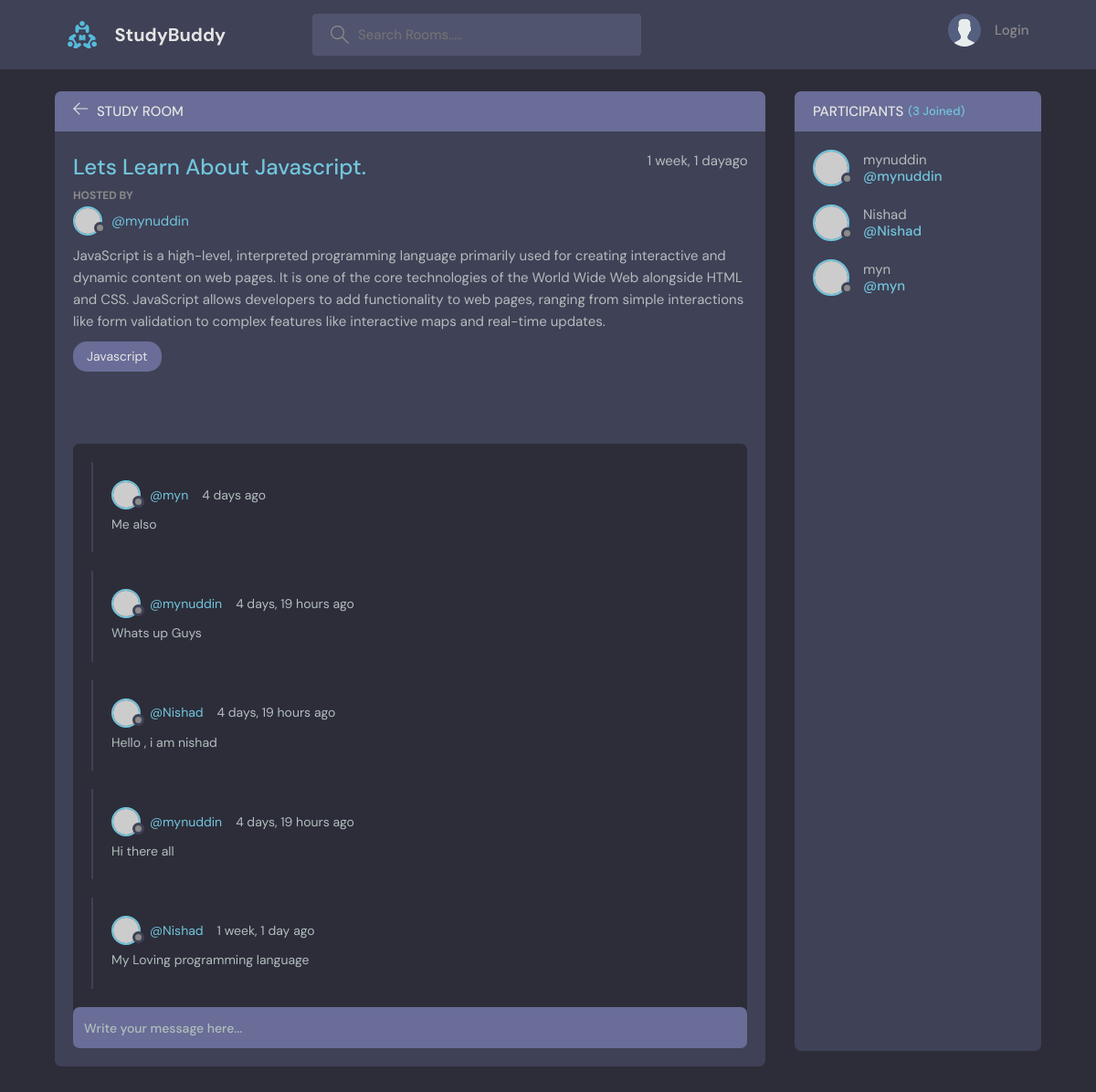
The app's page /rooms/2/ with its own data.
### Base/models.py (models this page shows, shortened)
class Room(models.Model):
    host = models.ForeignKey(User , on_delete=models.SET_NULL , null=True)
    topic = models.ForeignKey(Topic , on_delete=models.SET_NULL , null=True )
    name = models.CharField(max_length=200)
    description = models.TextField(null=True, blank=True)
    participants = models.ManyToManyField(User , related_name='participants' , blank=True)
    updated = models.DateTimeField(auto_now=True)
    created = models.DateTimeField(auto_now_add=True)
    class Meta:
        ordering = ['-updated' , '-created']

class Topic(models.Model):
    name = models.CharField(max_length=200)
    def __str__(self):
        return self.name

class Message(models.Model):
    user = models.ForeignKey(User , on_delete=models.CASCADE) # Casecade means if the user is deleted then the message will also be deleted from
    body_value = models.TextField()
    room = models.ForeignKey(Room , on_delete=models.CASCADE)
    updated = models.DateTimeField(auto_now=True)
    created = models.DateTimeField(auto_now_add=True)
    class Meta:
            ordering = ['-updated' , '-created']

### Base/views.py (the view, shortened to what this page needs)
# urls.py: path('rooms/<str:pk>/', views.rooms, name='rooms'),
def rooms(request , pk):
    ROOM = Room.objects.get(id=pk)
    Room_Messages = ROOM.message_set.all() # Many to one
    participants = ROOM.participants.all() # Many to Many
    context = {'ROOM': ROOM , 'Room_Messages': Room_Messages , 'participants': participants}
    return render(request, 'Base/rooms.html' , context)

### Base/Templates/Base/rooms.html (shortened to what this page needs)
{% extends 'main.html' %} {% block content %} {% load static %}
<main class="profile-page layout layout--2">
	<div class="container">
		<div class="room">
			<div class="room__top">
				<div class="room__topLeft">
					<a href="{{ request.META.HTTP_REFERER }}">
						<svg
							version="1.1"
							xmlns="http://www.w3.org/2000/svg"
							width="32"
							height="32"
							viewBox="0 0 32 32"
						>
							<title>arrow-left</title>
							<path
								d="M13.723 2.286l-13.723 13.714 13.719 13.714 1.616-1.611-10.96-10.96h27.625v-2.286h-27.625l10.965-10.965-1.616-1.607z"
							></path>
						</svg>
					</a>
					<h3>Study Room</h3>
				</div>
			</div>
			<div class="room__box scroll">
				<div class="room__header scroll">
					<div class="room__info">
						<h3>{{ROOM.name}}</h3>
						<span>{{ROOM.created|timesince}}ago</span>
					</div>
					<div class="room__hosted">
						<p>Hosted By</p>
						<a href="{% url 'profile' ROOM.host.id %}" class="room__author">
							<div class="avatar avatar--small">
								<img src="https://randomuser.me/api/portraits/men/37.jpg" />
							</div>
							<span>@{{ROOM.host.username}}</span>
						</a>
					</div>
					<div class="room__details">
						{{ROOM.description}}
					</div>
					<span class="room__topics">{{ROOM.topic}}</span>
				</div>
				<div class="room__conversation">
					<div class="threads scroll">
						{% for message in Room_Messages %}
						<div class="thread">
							<div class="thread__top">
								<div class="thread__author">
									<a href="{% url 'profile' message.user.id %}" class="thread__authorInfo">
										<div class="avatar avatar--small">
											<img
												src="https://randomuser.me/api/portraits/men/37.jpg"
											/>
										</div>
										<span>@{{message.user.username}}</span>
									</a>
									<span class="thread__date">{{message.created|timesince}} ago</span>
								</div>
							</div>
							<div class="thread__details">
								{{message.body_value}}
							</div>
						</div>
						{% endfor %}
					</div>
				</div>
			</div>
			<div class="room__message">
				<form action="#">
					<input name="" placeholder="Write your message here..." />
				</form>
			</div>
		</div>
		<div class="participants">
			<h3 class="participants__top">
				Participants <span>({{participants.count}} Joined)</span>
			</h3>
			<div class="participants__list scroll">
				{% for user in participants %}
				<a href="{% url 'profile' user.id %}" class="participant">
					<div class="avatar avatar--medium">
						<img src="https://randomuser.me/api/portraits/men/37.jpg" />
					</div>
					<p>
						{{user.username}}
						<span>@{{user.username}}</span>
					</p>
				</a>
				{% endfor %}
			</div>
		</div>
	</div>
</main>
{% endblock %}

### records on screen
Room: name "Lets Learn About Javascript.", created "1 week, 1 day", host.username "mynuddin", description "JavaScript is a high-level, interpreted programming language primarily used for creating interactive and dynamic content on web pages. It is one of the core technologies of the World Wide Web alongside HTML and CSS. JavaScript allows developers to add functionality to web pages, ranging from simple interactions like form validation to complex features like interactive maps and real-time updates.", topic "Javascript"
Message: user.username "myn", created "4 days", body_value "Me also"
Message: user.username "mynuddin", created "4 days, 19 hours", body_value "Whats up Guys"
Message: user.username "Nishad", created "4 days, 19 hours", body_value "Hello , i am nishad"
Message: user.username "mynuddin", created "4 days, 19 hours", body_value "Hi there all"
Message: user.username "Nishad", created "1 week, 1 day", body_value "My Loving programming language"

### other values on screen
{{ participants.count }} "3"
{{ user.username }} "mynuddin"
{{ user.username }} "Nishad"
{{ user.username }} "myn"
